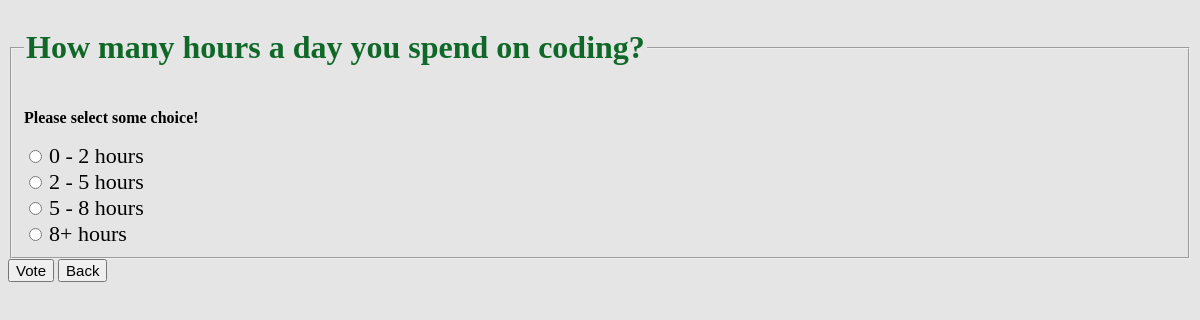
Page /polls/4/vote/ (signed in) on the committed database.
### polls/models.py (models this page shows, shortened)
class Question(models.Model):
    question_text = models.CharField(max_length=200)
    pub_date = models.DateTimeField("date published")
    end_date = models.DateTimeField("end date", null=True, blank=True)
    def can_vote(self):
        now = timezone.now()
        if not self.end_date:
            return self.pub_date <= now
        return self.pub_date <= now <= self.end_date

class Choice(models.Model):
    question = models.ForeignKey(Question, on_delete=models.CASCADE)
    choice_text = models.CharField(max_length=200)

### polls/views.py (the view, shortened to what this page needs)
# urls.py: path("<int:question_id>/vote/", views.vote, name="vote"),
@login_required
def vote(request, question_id):
    question = get_object_or_404(Question, pk=question_id)
    user = request.user
    if not question.can_vote():
        messages.error(request, f"Poll number {question.id} is not available to vote")
        return redirect("polls:index")
    try:
        selected_choice = question.choice_set.get(pk=request.POST["choice"])
    except (KeyError, Choice.DoesNotExist):
        return render(request, "polls/detail.html", {
            "question": question,
            "error_message": "Please select some choice!",
        })

### polls/templates/polls/detail.html (shortened to what this page needs)
{% load static %}
<link rel="stylesheet" type="text/css" href="{% static 'polls/style.css' %}">
<form action="{% url 'polls:vote' question.id %}" method="post">
<fieldset>
    <legend><h1 style="color: #0f6828;">{{ question.question_text }}</h1></legend>
    {% if error_message %}<p><strong>{{ error_message }}</strong></p>{% endif %}
    {% for choice in question.choice_set.all %}
        {% if choice.choice_text == previous_vote %}
            <input type="radio" name="choice" id="choice{{ forloop.counter }}" value="{{ choice.id }}" checked>
            <label for="choice{{ forloop.counter }}">{{ choice.choice_text }}</label><br>
        {% else %}
            <input type="radio" name="choice" id="choice{{ forloop.counter }}" value="{{ choice.id }}">
            <label for="choice{{ forloop.counter }}">{{ choice.choice_text }}</label><br>
        {% endif %}
    {% endfor %}
</fieldset>
<input type="submit" value="Vote">
<a href="{% url 'polls:index'%}"><input type="button" value="Back"></a>
</form>

### polls/static/polls/style.css (style rules this page uses)
input { font-size: 15px; }
label { font-size: 22px; }

### rows in the picture
Question: question_text "How many hours a day you spend on coding?"
Choice: choice_text "0 - 2 hours"
Choice: choice_text "2 - 5 hours"
Choice: choice_text "5 - 8 hours"
Choice: choice_text "8+ hours"

### other values in the picture
{{ error_message }} "Please select some choice!"
